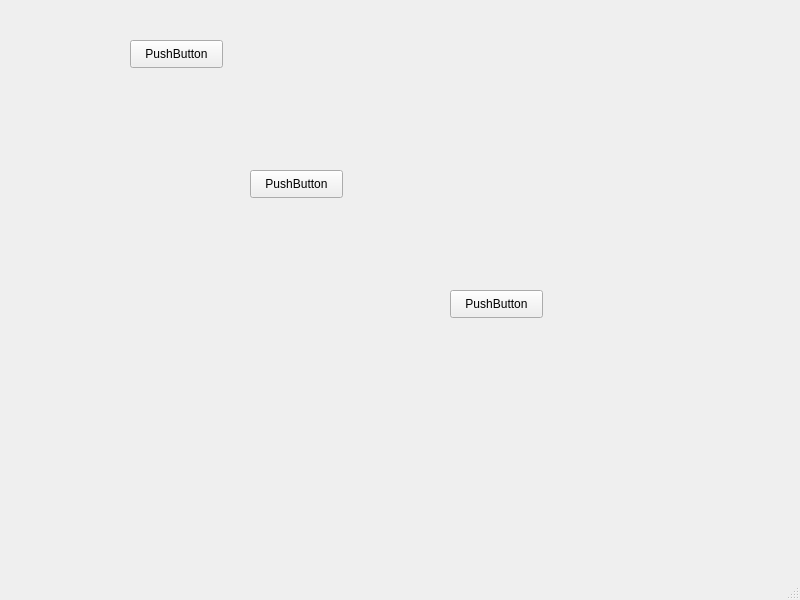
<?xml version="1.0" encoding="UTF-8"?>
<ui version="4.0">
 <class>MainWindow</class>
 <widget class="QMainWindow" name="MainWindow">
  <property name="geometry">
   <rect>
    <x>0</x>
    <y>0</y>
    <width>800</width>
    <height>600</height>
   </rect>
  </property>
  <property name="windowTitle">
   <string>MainWindow</string>
  </property>
  <widget class="QWidget" name="centralwidget">
   <widget class="QPushButton" name="pushButton">
    <property name="geometry">
     <rect>
      <x>130</x>
      <y>40</y>
      <width>93</width>
      <height>28</height>
     </rect>
    </property>
    <property name="text">
     <string>PushButton</string>
    </property>
   </widget>
   <widget class="QPushButton" name="pushButton_2">
    <property name="geometry">
     <rect>
      <x>250</x>
      <y>170</y>
      <width>93</width>
      <height>28</height>
     </rect>
    </property>
    <property name="text">
     <string>PushButton</string>
    </property>
   </widget>
   <widget class="QPushButton" name="pushButton_3">
    <property name="geometry">
     <rect>
      <x>450</x>
      <y>290</y>
      <width>93</width>
      <height>28</height>
     </rect>
    </property>
    <property name="text">
     <string>PushButton</string>
    </property>
   </widget>
  </widget>
  <widget class="QMenuBar" name="menubar">
   <property name="geometry">
    <rect>
     <x>0</x>
     <y>0</y>
     <width>800</width>
     <height>26</height>
    </rect>
   </property>
  </widget>
  <widget class="QStatusBar" name="statusbar"/>
 </widget>
 <resources/>
 <connections/>
</ui>
